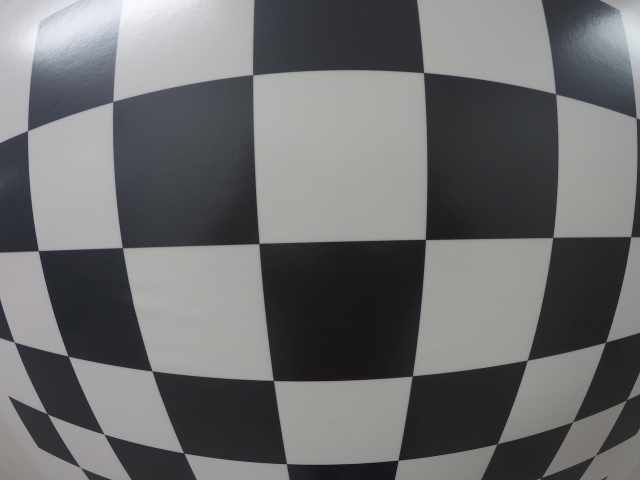
#> input picture camera_cal/test_image.jpg, 1280 x 960 px (shown at 1/2 size); its folder holds only this picture in this run
$ python -i lane_line_tracker.py   (imports and definitions only)   (older library calls are emulated)
#> lines starting #> are read from the running program, lines starting #| are printed output that depends on the picture; after the words box and inside, x2 and y2 are one past the last pixel; in counts of white or black regions, pixels touching at a corner belong together
import matplotlib.pyplot as plt
import matplotlib.image as mpimg
import numpy as np
import cv2
import glob
import pickle

class Lane_Line_Tracker():
    def __init__(self,nx=9,ny=6,ksize=9):
        # was the line detected in the last iteration?
        self.detected = False
        # x values of the last n fits of the line
        self.recent_xfitted = []
        #average x values of the fitted line over the last n iterations
        self.bestx = None
        #polynomial coefficients averaged over the last n iterations
        self.best_fit = None
        #polynomial coefficients for the most recent fit
        self.current_fit = [np.array([False])]
        #radius of curvature of the line in some units
        self.radius_of_curvature = None
        #distance in meters of vehicle center from the line
        self.line_base_pos = None
        #difference in fit coefficients between last and new fits
        self.diffs = np.array([0,0,0], dtype='float')
        #x values for detected line pixels
        self.allx = None
        #y values for detected line pixels
        self.ally = None
        # Read in the saved camera matrix and distortion coefficients
        # These are the arrays you calculated using cv2.calibrateCamera()
        dist_pickle = pickle.load( open( "camera_cal/wide_dist_pickle.p", "rb" ) )
        self.mtx = dist_pickle["mtx"]
        self.dist = dist_pickle["dist"]
        self.nx = nx # the number of inside corners in x
        self.ny = ny # the number of inside corners in y
        self.ksize = ksize

    # [48 lines left out: function calibrate, not called in this run]

    def perspective_transform(self,img, nx, ny, mtx, dist, warp=True, height_pct=.62, bias=.25,bottom_trim=.70):
        # Grab the image shape
        img_size = (img.shape[1], img.shape[0])

        # For source points I'm grabbing the outer four detected corners
        bottom_width = .76
        middle_width = .08
        w,h = 1280,720
        x,y = 0.5*w, 0.8*h
        src = np.float32([[200./1280*w,720./720*h],
                    [453./1280*w,547./720*h],
                    [835./1280*w,547./720*h],
                    [1100./1280*w,720./720*h]])
        dst = np.float32([[(w-x)/2.,h],
                    [(w-x)/2.,0.82*h],
                    [(w+x)/2.,0.82*h],
                    [(w+x)/2.,h]])
        # For destination points, I'm arbitrarily choosing some points to be
        # a nice fit for displaying our warped result
        # again, not exact, but close enough for our purposes
        # Given src and dst points, calculate the perspective transform matrix
        if(warp):
            M = cv2.getPerspectiveTransform(src, dst)
        else:
            M = cv2.getPerspectiveTransform(dst, src)
        # Warp the image using OpenCV warpPerspective()
        warped = cv2.warpPerspective(img, M, img_size)

        return warped, M

    def abs_sobel_thresh(self,img, orient='x', sobel_kernel=3, thresh=(0, 255)):
        # Convert to grayscale
        gray = cv2.cvtColor(img, cv2.COLOR_RGB2GRAY)
        # Apply x or y gradient with the OpenCV Sobel() function
        # and take the absolute value
        if orient == 'x':
            abs_sobel = np.absolute(cv2.Sobel(gray, cv2.CV_64F, 1, 0))
        if orient == 'y':
            abs_sobel = np.absolute(cv2.Sobel(gray, cv2.CV_64F, 0, 1))
        # Rescale back to 8 bit integer
        scaled_sobel = np.uint8(255*abs_sobel/np.max(abs_sobel))
        # Create a copy and apply the threshold
        grad_binary = np.zeros_like(scaled_sobel)
        # Here I'm using inclusive (>=, <=) thresholds, but exclusive is ok too
        grad_binary[(scaled_sobel >= thresh[0]) & (scaled_sobel <= thresh[1])] = 1

        # Return the result
        return grad_binary

    # [32 lines left out: functions mag_thresh, dir_threshold, not called in this run]

    def color_threshold(self,image, R_thresh = (0, 100), G_thresh = (0, 100), L_thresh=(35, 255), S_thresh=(15, 255), V_thresh=(15, 255)):
        R_channel = image[:,:,0]
        R_binary = np.zeros_like(R_channel)
        R_binary[(R_channel >= R_thresh[0]) & (R_channel <= R_thresh[1])] = 1

        G_channel = image[:,:,1]
        G_binary = np.zeros_like(G_channel)
        G_binary[(G_channel >= G_thresh[0]) & (G_channel <= G_thresh[1])] = 1

        # 1) Convert to HLS color space
        hls = cv2.cvtColor(image, cv2.COLOR_RGB2HLS)
        # 2) Apply a threshold to the S channel
        S_channel = hls[:,:,2]
        S_binary = np.zeros_like(S_channel)
        S_binary[(S_channel >= S_thresh[0]) & (S_channel <= S_thresh[1])] = 1

        L_channel = hls[:,:,1]
        L_binary = np.zeros_like(L_channel)
        L_binary[(L_channel >= L_thresh[0]) & (L_channel <= L_thresh[1])] = 1

        # 1) Convert to HSV color space
        hsv = cv2.cvtColor(image, cv2.COLOR_RGB2HSV)
        # 2) Apply a threshold to the V channel
        V_channel = hsv[:,:,2]
        V_binary = np.zeros_like(V_channel)
        V_binary[(V_binary >= V_thresh[0]) & (V_binary <= V_thresh[1])] = 1

        binary_output = np.zeros_like(S_channel)
        binary_output[(((S_binary == 1) | (V_binary == 1)) & (L_binary==1)) | ((R_binary==1) & (G_channel==1))] = 1
        # 3) Return a binary image of threshold result
        # binary_output = np.copy(img) # placeholder line
        return binary_output

    # [4 lines left out: function window_mask, not called in this run]

    def warp(self, img, mtx, dist, nx, ny, s_thresh=(170, 255), sx_thresh=(20, 100)):
        img = np.copy(img)
        # Use the OpenCV undistort() function to remove distortion
        undist = cv2.undistort(img, mtx, dist, None, mtx)
        # Threshold x gradient
        gradx = self.abs_sobel_thresh(undist, orient='x', sobel_kernel=self.ksize, thresh=(20, 255))
        # Threshold y gradient
        grady = self.abs_sobel_thresh(undist, orient='y', sobel_kernel=self.ksize, thresh=(20, 255))
        # Threshold color channel
        color_binary = self.color_threshold(undist, S_thresh=(100, 255), V_thresh=(100, 255))
        # Combine the binary thresholds
        pre_process_image = np.zeros_like(undist[:,:,0])
        pre_process_image[((gradx == 1) & (grady == 1)| color_binary == 1)] = 255

        result, perspective_M = self.perspective_transform(pre_process_image, self.nx, self.ny, mtx, dist, height_pct=.62, bias=.10,bottom_trim=.935)

        return result

    def process_image(self,image):
        """
        """
        binary_warped= self.warp(image,self.mtx, self.dist, self.nx, self.ny)

        # Assuming you have created a warped binary image called "binary_warped"
        # Take a histogram of the bottom half of the image
        histogram = np.sum(binary_warped[int(binary_warped.shape[0]/2):,:], axis=0)
        # Create an output image to draw on and  visualize the result
        out_img = np.dstack((binary_warped, binary_warped, binary_warped))*255
        # Find the peak of the left and right halves of the histogram
        # These will be the starting point for the left and right lines
        midpoint = np.int(histogram.shape[0]/2)
        leftx_base = np.argmax(histogram[:midpoint])
        rightx_base = np.argmax(histogram[midpoint:]) + midpoint

        # Choose the number of sliding windows
        nwindows = 9
        # Set height of windows
        window_height = np.int(binary_warped.shape[0]/nwindows)
        # Identify the x and y positions of all nonzero pixels in the image

        nonzero = binary_warped.nonzero()
        nonzeroy = np.array(nonzero[0])
        nonzerox = np.array(nonzero[1])
        # Current positions to be updated for each window
        leftx_current = leftx_base
        rightx_current = rightx_base
        # Set the width of the windows +/- margin
        margin = 100
        # Set minimum number of pixels found to recenter window
        minpix = 650

        # Create empty lists to receive left and right lane pixel indices
        left_lane_inds = []
        right_lane_inds = []

        # Step through the windows one by one
        for window in range(nwindows):
            # Identify window boundaries in x and y (and right and left)
            win_y_low = binary_warped.shape[0] - (window+1)*window_height
            win_y_high = binary_warped.shape[0] - window*window_height
            win_xleft_low = leftx_current - margin
            win_xleft_high = leftx_current + margin
            win_xright_low = rightx_current - margin
            win_xright_high = rightx_current + margin
            # Identify the nonzero pixels in x and y within the window
            good_left_inds = ((nonzeroy >= win_y_low) & (nonzeroy < win_y_high) & (nonzerox >= win_xleft_low) & (nonzerox < win_xleft_high)).nonzero()[0]
            good_right_inds = ((nonzeroy >= win_y_low) & (nonzeroy < win_y_high) & (nonzerox >= win_xright_low) & (nonzerox < win_xright_high)).nonzero()[0]
            # Append these indices to the lists
            left_lane_inds.append(good_left_inds)
            right_lane_inds.append(good_right_inds)
            # If you found > minpix pixels, recenter next window on their mean position
            if len(good_left_inds) > minpix:
                leftx_current = np.int(np.mean(nonzerox[good_left_inds]))
            if len(good_right_inds) > minpix:
                rightx_current = np.int(np.mean(nonzerox[good_right_inds]))

        # Concatenate the arrays of indices
        left_lane_inds = np.concatenate(left_lane_inds)
        right_lane_inds = np.concatenate(right_lane_inds)

        # Extract left and right line pixel positions
        leftx = nonzerox[left_lane_inds]
        lefty = nonzeroy[left_lane_inds]
        rightx = nonzerox[right_lane_inds]
        righty = nonzeroy[right_lane_inds]

        # Fit a second order polynomial to each
        left_fit = np.polyfit(lefty, leftx, 2)
        right_fit = np.polyfit(righty, rightx, 2)

        # Generate x and y values for plotting
        ploty = np.linspace(0, binary_warped.shape[0]-1, binary_warped.shape[0] )
        left_fitx = left_fit[0]*ploty**2 + left_fit[1]*ploty + left_fit[2]
        right_fitx = right_fit[0]*ploty**2 + right_fit[1]*ploty + right_fit[2]

        # Create an image to draw on and an image to show the selection window
        window_img = np.zeros_like(out_img)
        # Color in left and right line pixels
        out_img[nonzeroy[left_lane_inds], nonzerox[left_lane_inds]] = [255, 0, 0]
        out_img[nonzeroy[right_lane_inds], nonzerox[right_lane_inds]] = [0, 0, 255]

        pts_left = np.array([np.transpose(np.vstack([left_fitx, ploty]))])
        pts_right = np.array([np.flipud(np.transpose(np.vstack([right_fitx, ploty])))])
        line_pts = np.hstack((pts_left, pts_right))

        # Draw the lane onto the warped blank image
        cv2.fillPoly(window_img, np.int_([line_pts]), (0,255, 0))
        result = cv2.addWeighted(out_img, 1, window_img, 0.3, 0)

        road_warped, perspective_M = self.perspective_transform(result, self.nx, self.ny, self.mtx, self.dist, warp=False)
        result = cv2.addWeighted(image, 1, road_warped, 0.9, 0)

        # Define conversions in x and y from pixels space to meters
        ym_per_pix = 30/720 # meters per pixel in y dimension
        xm_per_pix = 3.7/700 # meters per pixel in x dimension

        # Fit new polynomials to x,y in world space
        left_fit_cr = np.polyfit(ploty*ym_per_pix, left_fitx*xm_per_pix, 2)
        right_fit_cr = np.polyfit(ploty*ym_per_pix, right_fitx*xm_per_pix, 2)
        y_eval = np.max(ploty)
        # Calculate the new radii of curvature
        left_curverad = ((1 + (2*left_fit_cr[0]*y_eval*ym_per_pix + left_fit_cr[1])**2)**1.5) / np.absolute(2*left_fit_cr[0])
        right_curverad = ((1 + (2*right_fit_cr[0]*y_eval*ym_per_pix + right_fit_cr[1])**2)**1.5) / np.absolute(2*right_fit_cr[0])

        # Calculate the offset of the car on the road
        camera_center = (left_fitx[-1]+right_fitx[-1])/2
        center_diff = (camera_center-binary_warped.shape[1]/2)*xm_per_pix
        side_pos = 'left'
        if(center_diff<=0):
            side_pos = 'right'
        # Draw the text showing curvature, offset, and speed
        cv2.putText(result, 'Radius of Curvature = '+str(round((left_curverad+right_curverad)/2,3))+'(m)',(50,50), cv2.FONT_HERSHEY_SIMPLEX,2,(255,255,255),3)
        cv2.putText(result, 'Vehicle is '+str(round(center_diff,3))+'(m) '+side_pos+' of center',(50,100), cv2.FONT_HERSHEY_SIMPLEX,2,(255,255,255),3)
        return result

    # [45 lines left out: function process_fit_image, not called in this run]

>>> import cv2
>>> picture = cv2.imread('../camera_cal/test_image.jpg')
#> picture is the input picture: shape (960, 1280, 3); mean B, G, R 110.7, 109.5, 109.1
>>> result = Lane_Line_Tracker().process_image(picture)
#> (reads camera_cal/wide_dist_pickle.p from the repository)
#> in warp, `gradx = self.abs_sobel_thresh(undist, orient='x', sobel_kernel=self.ks..`:
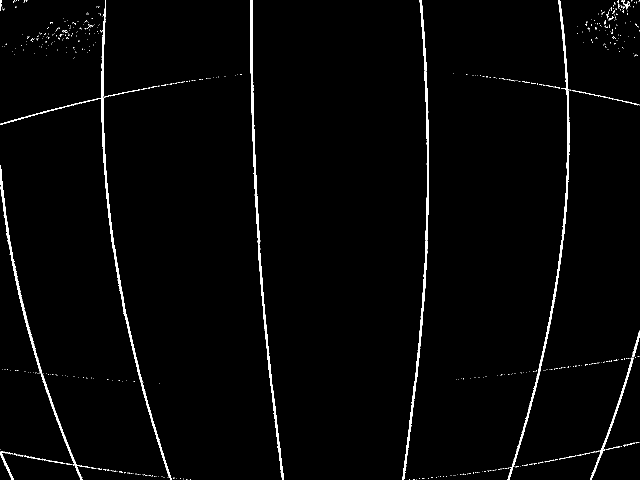
#> gradx: shape (960, 1280) (shown at 1/2 size); values 0 (black) and 1 (white), 1.8% white; 543 white regions (513 under 20 px), largest, box (x1, y1, x2, y2) and area: (1, 0, 344, 960) 4242, (804, 0, 858, 960) 3836, (1015, 0, 1139, 960) 3747
#> in warp, `grady = self.abs_sobel_thresh(undist, orient='y', sobel_kernel=self.ks..`: grady: shape (960, 1280); values 0 (black) and 1 (white), 2.3% white; 785 white regions (745 under 20 px), largest, box (x1, y1, x2, y2) and area: (0, 459, 1280, 959) 18452, (0, 136, 1280, 251) 5465, (1095, 559, 1115, 660) 197
#> in color_threshold, `hls = cv2.cvtColor(image, cv2.COLOR_RGB2HLS)`: hls: shape (960, 1280, 3); mean of channels 0, 1, 2 55.6, 108.4, 8.7
#> in color_threshold, `hsv = cv2.cvtColor(image, cv2.COLOR_RGB2HSV)`: hsv: shape (960, 1280, 3); mean H, S, V 55.6, 13.6, 110.3
#> in warp, `color_binary = self.color_threshold(undist, S_thresh=(100, 255), V_thr..`:
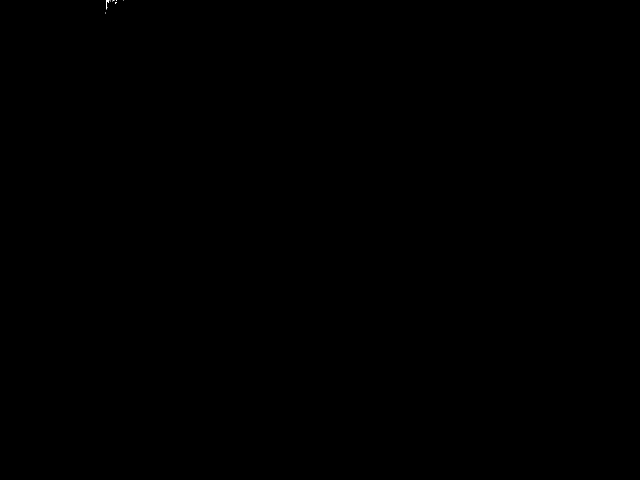
#> color_binary: shape (960, 1280) (shown at 1/2 size); values 0 (black) and 1 (white), 0.01% white; 7 white regions (6 under 20 px), largest, box (x1, y1, x2, y2) and area: (212, 0, 218, 19) 57
#> in process_image, `histogram = np.sum(binary_warped[int(binary_warped.shape[0]/2):,:], ax..`: histogram = 1280 values, max 1587 at index 334, min 0 at index 343, mean 342.1
#> in process_image, `leftx_base = np.argmax(histogram[:midpoint])`: leftx_base = 334
#> in process_image, `rightx_base = np.argmax(histogram[midpoint:]) + midpoint`: rightx_base = 938
#> in process_image, `nonzero = binary_warped.nonzero()`: nonzero = 4346 positions, rows 125 to 959, columns 0 to 1279
#> in process_image, `nonzeroy = np.array(nonzero[0])`: nonzeroy = 4346 values from 125 to 959
#> in process_image, `nonzerox = np.array(nonzero[1])`: nonzerox = 4346 values, max 1279 at index 1630, min 0 at index 0, mean 508.7
#> in process_image, `leftx_current = leftx_base`: leftx_current = 334
#> in process_image, `rightx_current = rightx_base`: rightx_current = 938
#> after the loop in process_image, `for window in range(nwindows):`: left_lane_inds = 9 items
#> in process_image, `left_lane_inds = np.concatenate(left_lane_inds)`: left_lane_inds = 1264 values, max 3717 at index 147, min 504 at index 726, mean 1761
#> in process_image, `right_lane_inds = np.concatenate(right_lane_inds)`: right_lane_inds = 633 values, max 4005 at index 290, min 1536 at index 618, mean 3171.5
#> in process_image, `leftx = nonzerox[left_lane_inds]`: leftx = 1264 values, max 433 at index 482, min 234 at index 37, mean 295.8
#> in process_image, `lefty = nonzeroy[left_lane_inds]`: lefty = 1264 values, max 932 at index 144, min 372 at index 726, mean 566
#> in process_image, `rightx = nonzerox[right_lane_inds]`: rightx = 633 values, max 1037 at index 286, min 838 at index 86, mean 938.8
#> in process_image, `righty = nonzeroy[right_lane_inds]`: righty = 633 values, max 943 at index 287, min 616 at index 618, mean 813.7
#> in process_image, `left_fit = np.polyfit(lefty, leftx, 2)`: left_fit = [-0.00104, 1.44, -147.8]
#> in process_image, `right_fit = np.polyfit(righty, rightx, 2)`: right_fit = [0.00131, -2.13, 1794.8]
#> in process_image, `left_fitx = left_fit[0]*ploty**2 + left_fit[1]*ploty + left_fit[2]`: left_fitx = 960 values, max 348.8 at index 692, min -147.8 at index 0, mean 222.3
#> in process_image, `right_fitx = right_fit[0]*ploty**2 + right_fit[1]*ploty + right_fit[2]`: right_fitx = 960 values, max 1794.8 at index 0, min 924.6 at index 816, mean 1172.9
#> in process_image, `out_img[nonzeroy[right_lane_inds], nonzerox[right_lane_inds]] = [0, 0,..`:
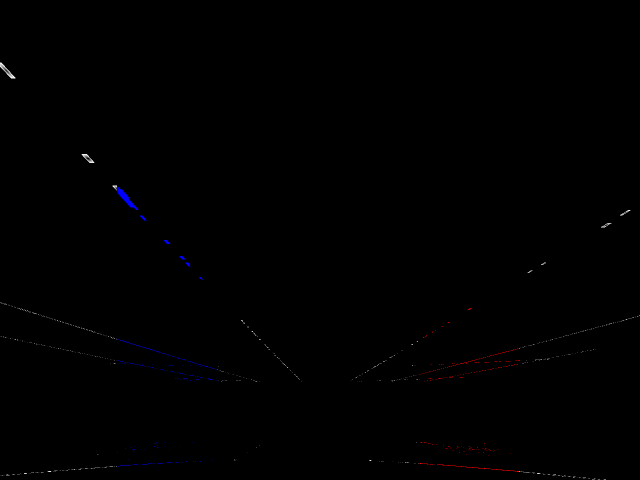
#> out_img: shape (960, 1280, 3) (shown at 1/2 size); mean of channels 0, 1, 2 0.5, 0.3, 0.4; drawn as B, G, R
#> in process_image, `pts_left = np.array([np.transpose(np.vstack([left_fitx, ploty]))])`: pts_left = 960 pairs, first value -147.8 to 348.8, second value 0 to 959
#> in process_image, `pts_right = np.array([np.flipud(np.transpose(np.vstack([right_fitx, pl..`: pts_right = 960 pairs, first value 924.6 to 1794.8, second value 0 to 959
#> in process_image, `line_pts = np.hstack((pts_left, pts_right))`: line_pts = 1920 pairs, first value -147.8 to 1794.8, second value 0 to 959
#> in process_image, `cv2.fillPoly(window_img, np.int_([line_pts]), (0,255, 0))`:
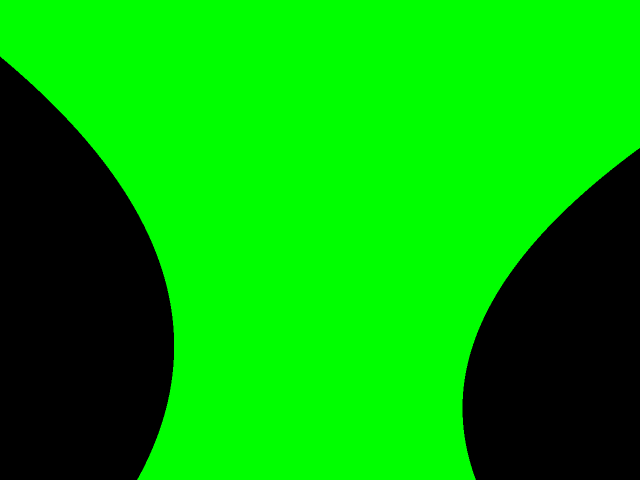
#> window_img: shape (960, 1280, 3) (shown at 1/2 size); mean of channels 0, 1, 2 0, 173.2, 0; drawn as B, G, R
#> call 2 of perspective_transform, with nx = 9, ny = 6, mtx = array of shape (3, 3), dist = array of shape (1, 5), warp = False, height_pct = 0.62, bias = 0.25, bottom_trim = 0.7
#> in perspective_transform (call 2), `warped = cv2.warpPerspective(img, M, img_size)`:
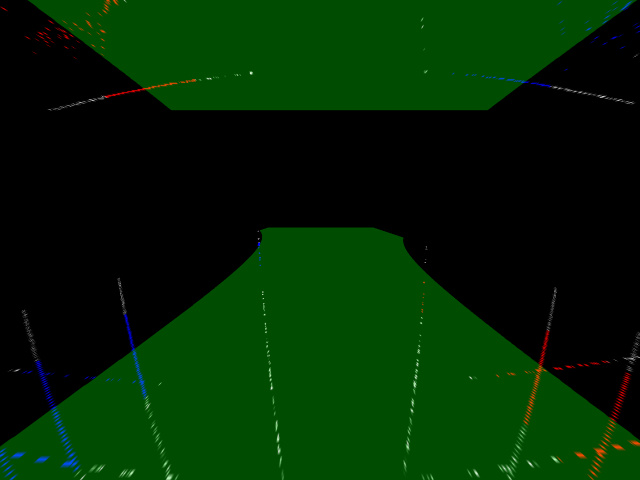
#> warped: shape (960, 1280, 3) (shown at 1/2 size); mean of channels 0, 1, 2 1.2, 37.9, 1.3; drawn as B, G, R
#> in process_image, `road_warped, perspective_M = self.perspective_transform(result, self.n..`: perspective_M = [[0.165, -0.784, 535.3], [3.55e-16, -0.514, 454.6], [3.39e-19, -0.00123, 1]]
#> in process_image, `result = cv2.addWeighted(image, 1, road_warped, 0.9, 0)`:
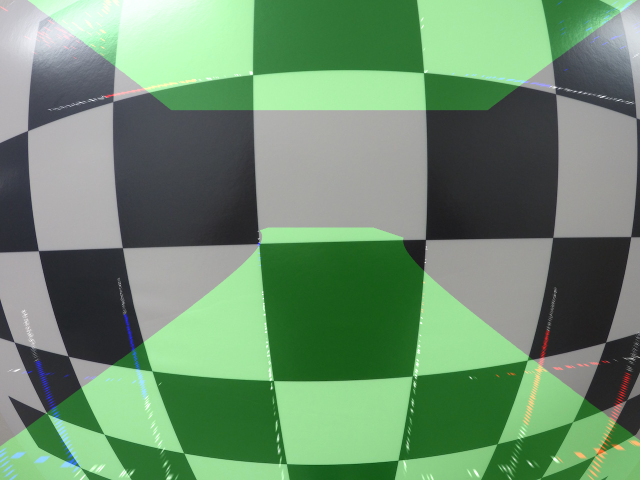
#> result: shape (960, 1280, 3) (shown at 1/2 size); mean B, G, R 111.7, 142.7, 110.1
#> in process_image, `left_fit_cr = np.polyfit(ploty*ym_per_pix, left_fitx*xm_per_pix, 2)`: left_fit_cr = [-0.00316, 0.182, -0.781]
#> in process_image, `right_fit_cr = np.polyfit(ploty*ym_per_pix, right_fitx*xm_per_pix, 2)`: right_fit_cr = [0.00398, -0.271, 9.49]
#> in process_image, `left_curverad = ((1 + (2*left_fit_cr[0]*y_eval*ym_per_pix + left_fit_c..`: left_curverad = 159.6
#> in process_image, `right_curverad = ((1 + (2*right_fit_cr[0]*y_eval*ym_per_pix + right_fi..`: right_curverad = 126.1
#> in process_image, `camera_center = (left_fitx[-1]+right_fitx[-1])/2`: camera_center = 613.1
#> in process_image, `center_diff = (camera_center-binary_warped.shape[1]/2)*xm_per_pix`: center_diff = -0.142
#> in process_image, `cv2.putText(result, 'Vehicle is '+str(round(center_diff,3))+'(m) '+sid..`:
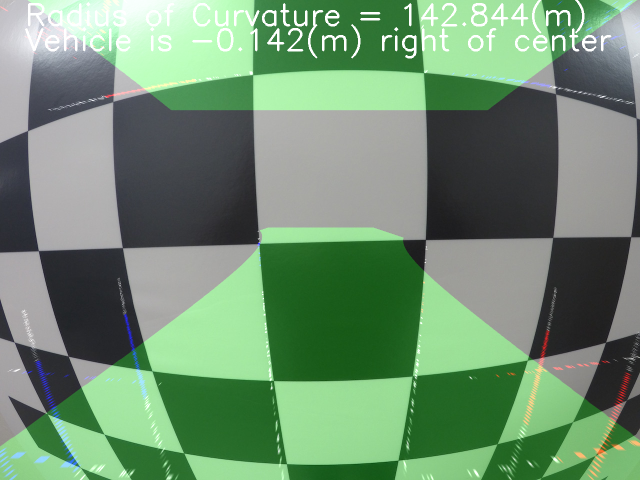
#> result: shape (960, 1280, 3) (shown at 1/2 size); mean B, G, R 113.7, 143.8, 112.2
